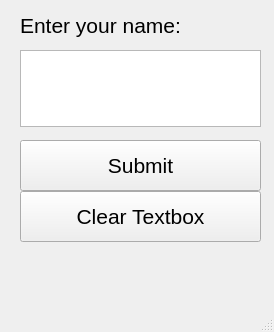
<?xml version="1.0" encoding="UTF-8"?>
<ui version="4.0">
 <class>MainWindow</class>
 <widget class="QMainWindow" name="MainWindow">
  <property name="geometry">
   <rect>
    <x>0</x>
    <y>0</y>
    <width>274</width>
    <height>332</height>
   </rect>
  </property>
  <property name="windowTitle">
   <string>MainWindow</string>
  </property>
  <widget class="QWidget" name="centralwidget">
   <widget class="QPushButton" name="pushButton">
    <property name="geometry">
     <rect>
      <x>20</x>
      <y>140</y>
      <width>241</width>
      <height>51</height>
     </rect>
    </property>
    <property name="font">
     <font>
      <pointsize>16</pointsize>
     </font>
    </property>
    <property name="text">
     <string>Submit</string>
    </property>
   </widget>
   <widget class="QTextEdit" name="textEdit">
    <property name="geometry">
     <rect>
      <x>20</x>
      <y>50</y>
      <width>241</width>
      <height>77</height>
     </rect>
    </property>
   </widget>
   <widget class="QLabel" name="label">
    <property name="geometry">
     <rect>
      <x>20</x>
      <y>10</y>
      <width>241</width>
      <height>31</height>
     </rect>
    </property>
    <property name="font">
     <font>
      <pointsize>16</pointsize>
     </font>
    </property>
    <property name="text">
     <string>Enter your name:</string>
    </property>
   </widget>
   <widget class="QPushButton" name="pushButton_2">
    <property name="geometry">
     <rect>
      <x>20</x>
      <y>191</y>
      <width>241</width>
      <height>51</height>
     </rect>
    </property>
    <property name="font">
     <font>
      <pointsize>16</pointsize>
     </font>
    </property>
    <property name="text">
     <string>Clear Textbox</string>
    </property>
   </widget>
  </widget>
  <widget class="QMenuBar" name="menubar">
   <property name="geometry">
    <rect>
     <x>0</x>
     <y>0</y>
     <width>274</width>
     <height>30</height>
    </rect>
   </property>
  </widget>
  <widget class="QStatusBar" name="statusbar"/>
 </widget>
 <resources/>
 <connections/>
</ui>
